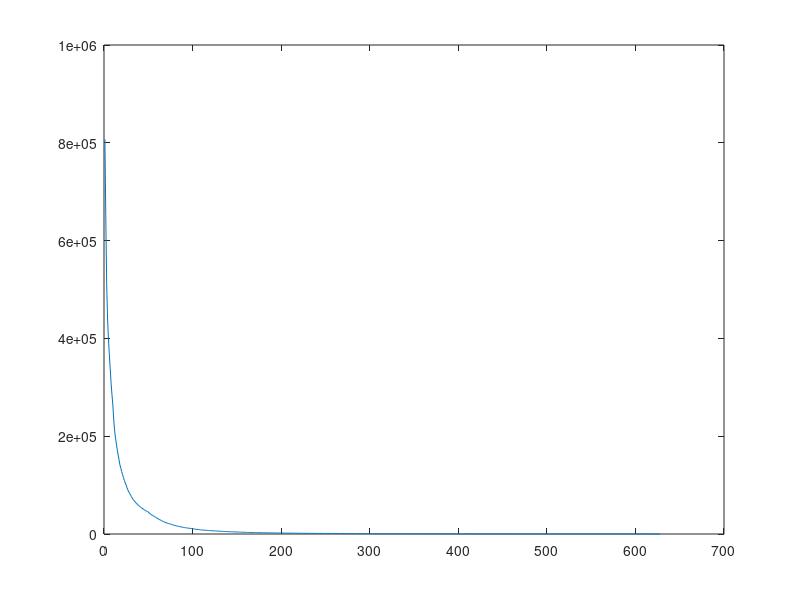
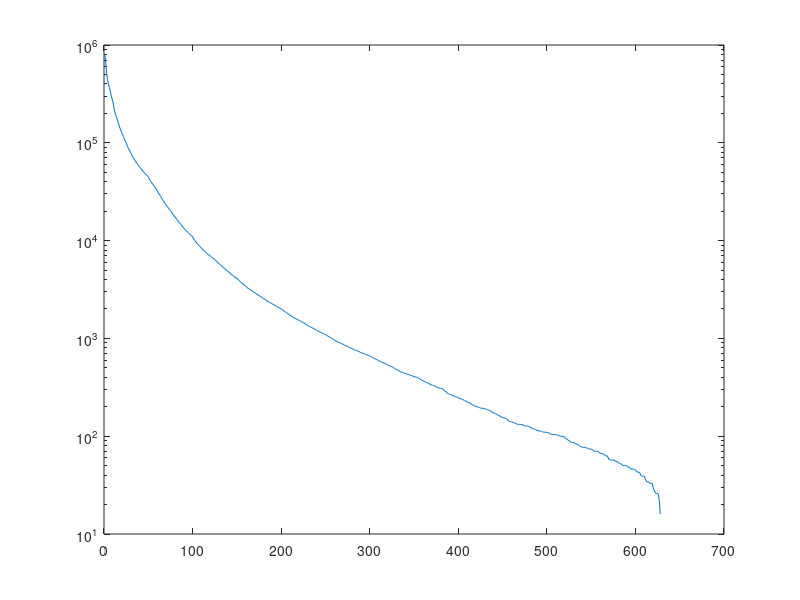

Recreate these plots in MATLAB, in order.
a = [154522	140593	70189	42704	31421	29792	29330	23513	21492	30718	21660	14994	11898	12224	10524	10318	9833	7220	6598	6404	5980	5628	5189	4010	5697	4889	3797	3252	2995	3322	3137	2758	2393	2094	1998	1970	1835	1691	1550	1478	1418	1267	1424	1311	1170	1107	934	890	864	2149	1583	1180	1270	1133	1034	998	1025	1070	1240	1272	1016	894	971	914	992	871	771	777	748	659	621	584	500	471	645	589	582	531	473	489	446	465	413	377	394	356	410	363	328	318	274	293	259	265	255	215	229	193	176	471	316	310	265	231	248	177	217	185	198	170	171	170	143	150	143	132	118	110	109	114	124	105	88	108	138	122	130	124	105	102	114	96	109	90	88	85	101	80	79	96	78	100	80	66	63	82	66	64	36	71	102	77	78	68	70	60	70	54	54	75	52	50	39	37	52	55	35	43	44	36	41	41	35	35	42	36	38	41	31	37	29	28	51	33	21	25	25	29	28	24	24	31	28	22	31	22	21	19	28	27	29	40	23	29	20	32	25	23	26	31	24	22	17	21	14	15	19	19	18	12	22	15	16	15	17	22	17	17	25	12	15	12	14	14	12	15	15	20	9	14	12	14	15	11	9	14	10	7	8	17	17	11	12	15	10	12	16	11	12	13	17	11	6	9	5	12	7	6	9	11	11	7	8	2	15	5	9	10	5	9	10	6	4	7	7	5	7	10	6	6	6	3	6	7	5	7	3	5	6	10	6	5	9	8	6	6	6	7	7	7	6	7	3	3	6	6	5	5	9	6	4	3	5	4	7	9	4	6	6	4	2	8	10	4	1	3	4	3	4	2	5	3	2	6	1	2	2	7	3	2	2	0	3	4	5	6	6	5	4	4	3	3	6	3	0	2	8	4	2	2	2	3	3	3	3	5	1	2	2	0	2	4	9	5	3	4	8	3	1	2	1	5	2	2	0	4	3	1	2	2	3	1	2	2	3	2	1	4	3	2	1	3	3	3	3	1	3	2	1	2	1	1	2	2	1	0	0	1	1	2	1	2	1	1	2	2	3	3	2	0	1	3	2	2	1	2	3	1	2	0	2	0	2	2	3	4	1	0	1	0	2	1	1	0	3	1	0	0	0	0	1	0	3	0	1	0	0	1	0	2	2	1	2	0	1	2	0	1	0	2	0	0	1	1	1	0	0	0	1	0	0	3	1	0	1	0	0	0	0	1	1	0	1	1	0	0	1	0	0	5	0	1	2	1	1	2	1	0	0	0	2	1	0	1	1	2	0	1	1	0	0	0	1	0	1	1	0	0	0	1	1	1	1	0	0	0	0	2	1	0	1	0	0	1	2	0	0	2	3	0	1	0	0	0	0	1	1	0	0	2	0	1	0	1	1	0	0	0	0	1	1	0	1	1	0	0	0	0	1	1	1	0	0	1	2	1	0	0	0	2	2	1	0	0	1	0	0	0	3	2	1	1	0	0	1	3	6	16];
figure
plot(flip(cumsum(flip(a))))

figure
semilogy(flip(cumsum(flip(a))))